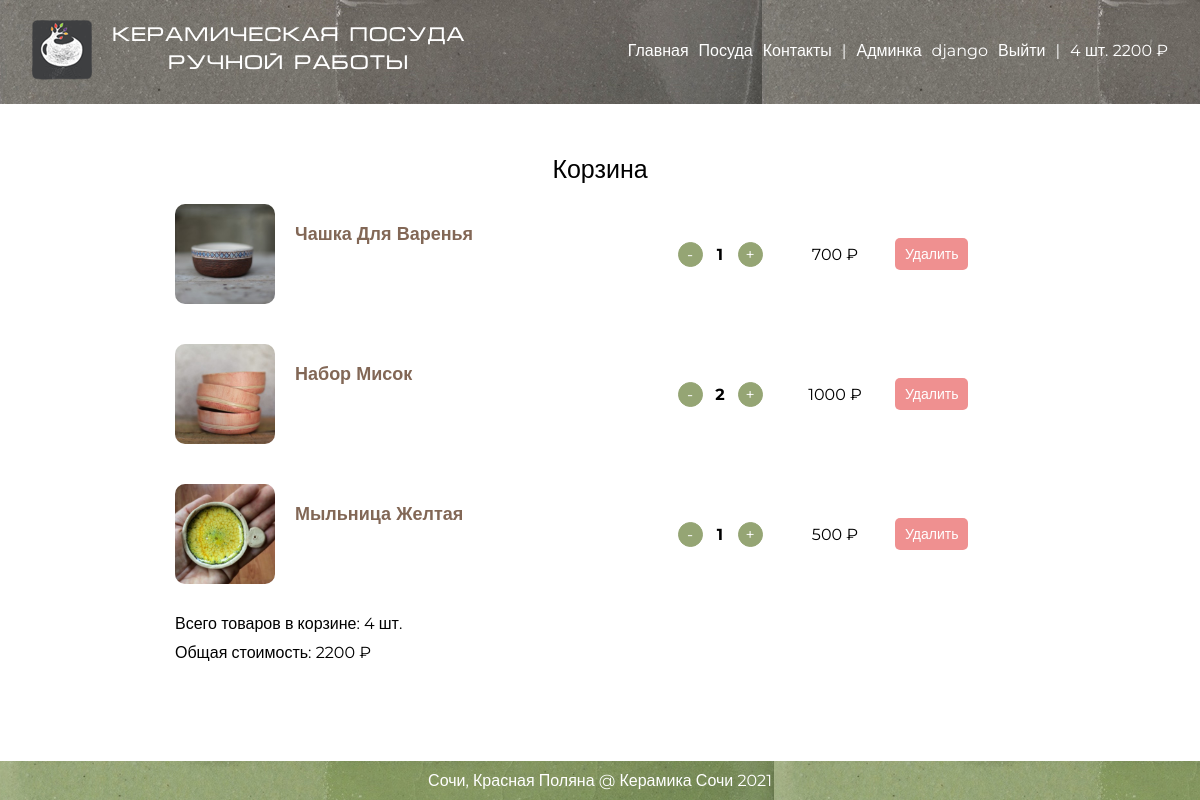
Page /basket/ (signed in) on the earlier database version.
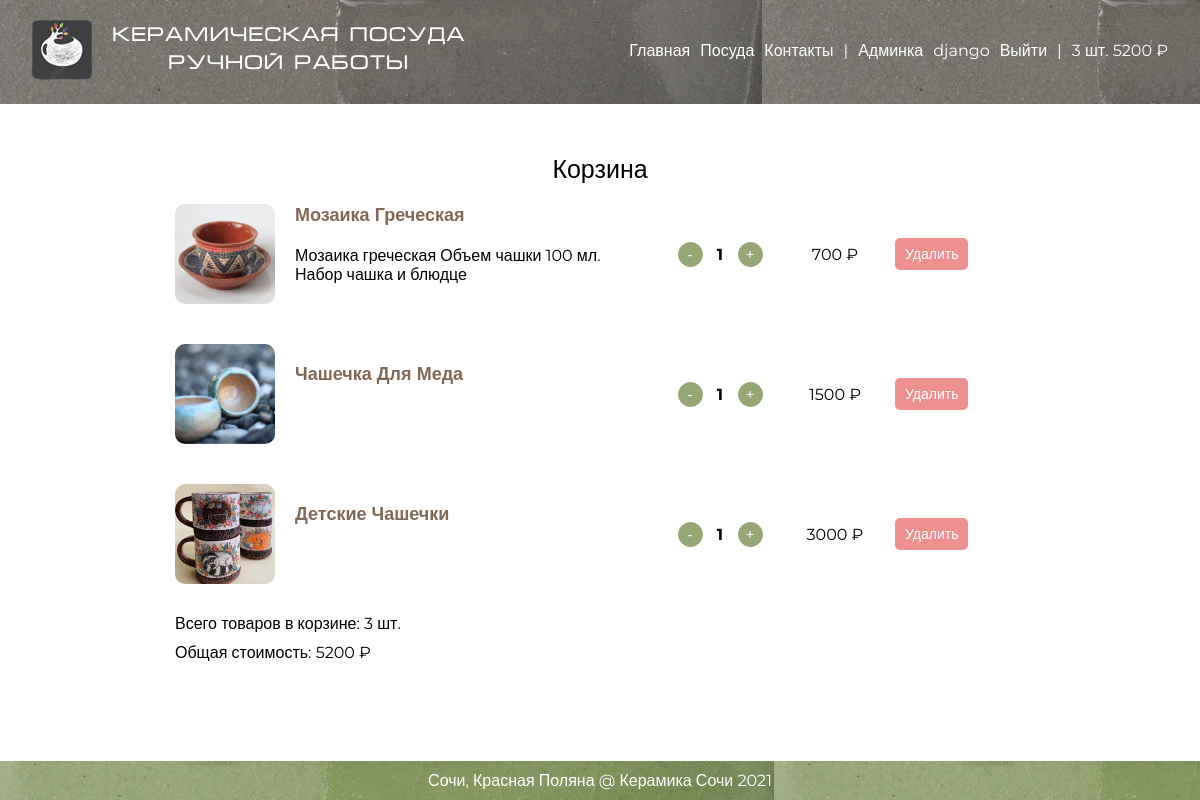
Same page on the later database version.
### basketapp/models.py (models this page shows)
class Basket(models.Model):
    user = models.ForeignKey(settings.AUTH_USER_MODEL, on_delete=models.CASCADE, related_name='basket')
    product = models.ForeignKey(Product, on_delete=models.CASCADE)
    quantity = models.SmallIntegerField(verbose_name='количество', default=0)
    add_datetime = models.DateTimeField(verbose_name='время', auto_now_add=True)
    @property
    def product_cost(self):
        return self.product.price * self.quantity
    @property
    def total_quantity(self):
        return sum(self.user.basket.values_list('quantity', flat=True))
    @property
    def total_cost(self):
        return sum([x.product_cost for x in self.user.basket.all()])
    @property
    def remove_from_basket_url(self):
        return reverse('basketapp:remove', kwargs={'pk': self.id})

### authapp/models.py (models this page shows, shortened)
class ShopUser(AbstractUser):
    age = models.PositiveSmallIntegerField(verbose_name='возраст', null=True)
    avatar = models.ImageField(verbose_name='аватарка', upload_to='user_avatars', blank=True)

### mainapp/models.py (models this page shows, shortened)
class Product(models.Model):
    category = models.ForeignKey(ProductCategory, on_delete=models.CASCADE, verbose_name='категория')
    name = models.CharField(verbose_name='имя продукта', max_length=128)
    description = models.TextField(verbose_name='описание продукта', blank=True)
    price = models.DecimalField(verbose_name='цена продукта', max_digits=8, decimal_places=2, default=0)
    quantity = models.PositiveSmallIntegerField(verbose_name='количество', default=1)
    image = models.ImageField(upload_to='products_images', blank=True)
    is_active = models.BooleanField(verbose_name='активная', default=1)
    @property
    def url(self):
        return reverse('mainapp:products:product', kwargs={'pk': self.id})
    @property
    def image_or_default(self):
        return self.image.url if self.image else static('img/default.png')

### basketapp/views.py (the view)
# urls.py: path('', basketapp.basket, name='view'),
@login_required
def basket(request):
    content = {
        'page_title': 'Корзина',
        'basket': request.user.basket.order_by('product__category').all()
    }
    return render(request, 'basketapp/basket.html', content)

### mainapp/templatetags/my_tags.py (called while the page is built)
@register.filter()
def with_currency(price):
    return mark_safe(f'{round(price)}&nbsp;{settings.CURRENCY_SYMBOL}')

### basketapp/templates/basketapp/basket.html (shortened to what this page needs)
{% extends 'mainapp/base.html' %}
{% load static %}
{% load my_tags %}
{% block content %}
    <div class="basket-container">
        <div class="big-title center">Корзина</div>
        {% for item in basket %}
            <div class="item-container">
                <div class="image-container pointer"
                     style="background-image: url('{{ item.product.image_or_default }}')"
                     onclick="document.location='{{ item.product.url }}'"></div>
                <div class="description-container pointer column-middle"
                     onclick="document.location='{{ item.product.url }}'">
                    <div class="title">{{ item.product.name|title }}</div>
                    <div class="description">{{ item.product.description }}</div>
                </div>
                <div class="quantity-container">
                    <div class="minus"><button>-</button></div>
                    <div class="quantity" data-pk="{{ item.pk }}" data-max="{{ item.product.quantity }}">{{ item.quantity }}</div>
                    <div class="plus"><button>+</button></div>
                </div>
                <div class="product-cost column-middle center" id="product_cost{{ item.pk }}">{{ item.product_cost|with_currency }}</div>
                <div class="remove-container column-middle">
                    <div class="button"><a href="{{ item.remove_from_basket_url }}">Удалить</a></div>
                </div>
            </div>
        {% endfor %}
        {% if basket %}
            <div class="basket-summary">
                Всего товаров в корзине: <span id="basket_total_quantity">{{ basket.0.total_quantity }}</span> шт.
            </div>
            <div class="basket-summary">
                Общая стоимость:
                <span id="basket_total_cost">{{ basket.0.total_cost|with_currency }}</span>
            </div>
        {% endif %}
    </div>
{% endblock %}

### mainapp/templates/mainapp/includes/inc__main_menu.html
{% load my_tags %}
<div class="links row flex-wrap">
    <div class="menu-link {% if main_path == 'mainapp:index' %}active{% endif %}"><a href="{% url 'mainapp:index' %}">Главная</a>
    </div>
    <div class="menu-link {% if 'mainapp:products' in main_path %}active{% endif %}"><a
            href="{% url 'mainapp:products:index' %}">Посуда</a></div>
    <div class="menu-link {% if main_path == 'mainapp:contacts' %}active{% endif %}"><a
            href="{% url 'mainapp:contacts' %}">Контакты</a></div>
    <div class="menu-link">|</div>
    {% if user.is_authenticated %}
        {% if user.is_superuser %}
            <div class="menu-link"><a href="{% url 'adminapp:index' %}">Админка</a></div>
        {% endif %}
        <div class="menu-link {% if main_path == 'authapp:edit' %}active{% endif %}"><a
                href="{% url 'authapp:edit' %}">
            {% if user.first_name %}{{ user.first_name|title }}{% else %}{{ user.username }}{% endif %}</a></div>
    {% endif %}
    {% if user.is_authenticated %}
        <div class="menu-link"><a href="{% url 'authapp:logout' %}">Выйти</a></div>
        {% if basket %}
            <div class="menu-link">|</div>
            <div class="menu-link">
                <a href="{% url 'basketapp:view' %}" class="basket">
                    <span id="top_total_quantity">{{ basket.0.total_quantity }}</span> шт.
                    <span id="top_total_cost">{{ basket.0.total_cost|with_currency }}</span>
                </a>
            </div>
        {% endif %}
    {% else %}
        <div class="menu-link {% if main_path == 'authapp:login' %}active{% endif %}"><a
                href="{% url 'authapp:login' %}">Войти</a></div>
    {% endif %}
</div>

Differences in the rows shown:
removed Basket: user "4", user+product+quantity "2200 ₽", product.image_or_default (picture), product.name "Чашка Для Варенья", quantity "1", product_cost|with_currency "700 ₽"
removed Basket: product.image_or_default (picture), product.name "Набор Мисок", quantity "2", product_cost|with_currency "1000 ₽"
removed Basket: product.image_or_default (picture), product.name "Мыльница Желтая", quantity "1", product_cost|with_currency "500 ₽"
added Basket: user "3", user+product+quantity "5200 ₽", product.image_or_default (picture), product.name "Мозаика Греческая", product.description "Мозаика греческая Объем чашки 100 мл. Набор чашка и блюдце", quantity "1", product_cost|with_currency "700 ₽"
added Basket: product.image_or_default (picture), product.name "Чашечка Для Меда", quantity "1", product_cost|with_currency "1500 ₽"
added Basket: product.image_or_default (picture), product.name "Детские Чашечки", quantity "1", product_cost|with_currency "3000 ₽"
